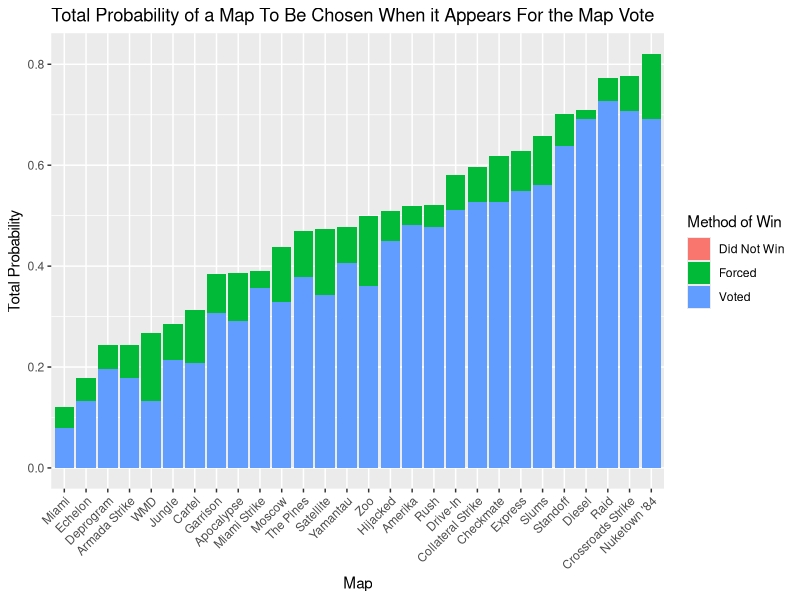
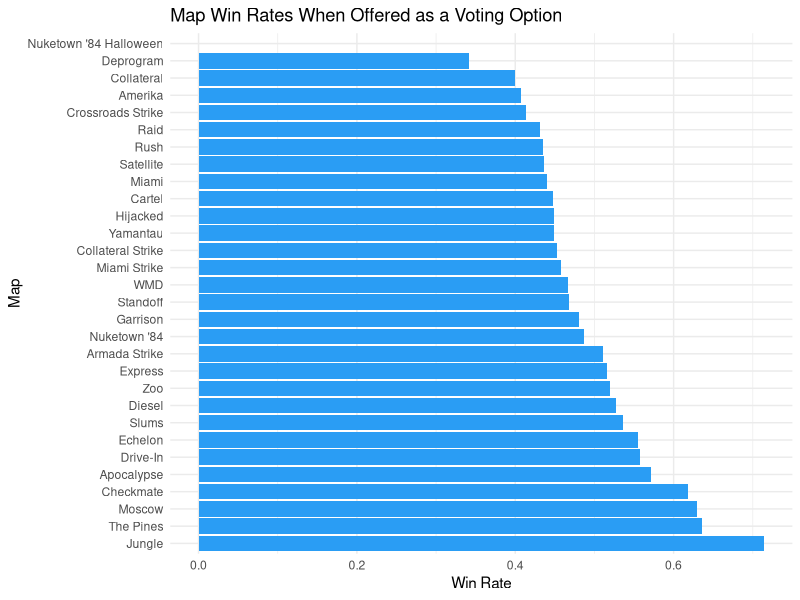
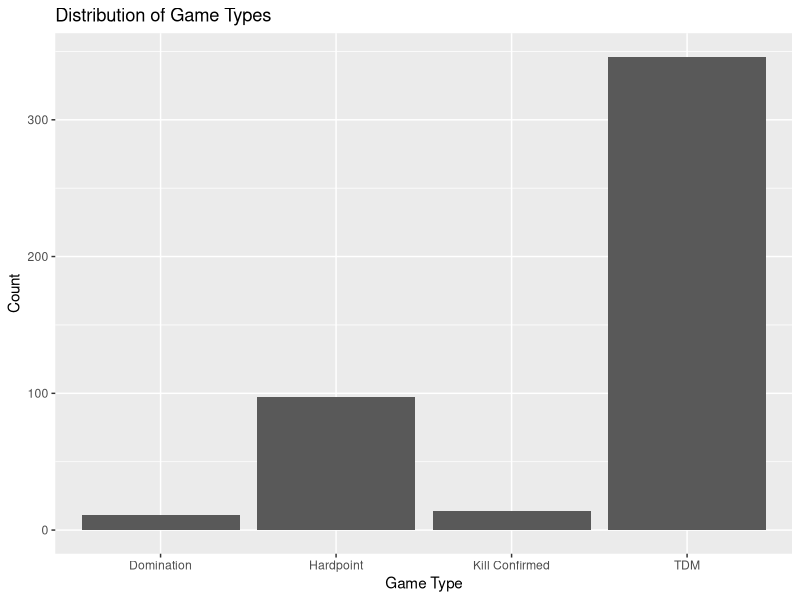
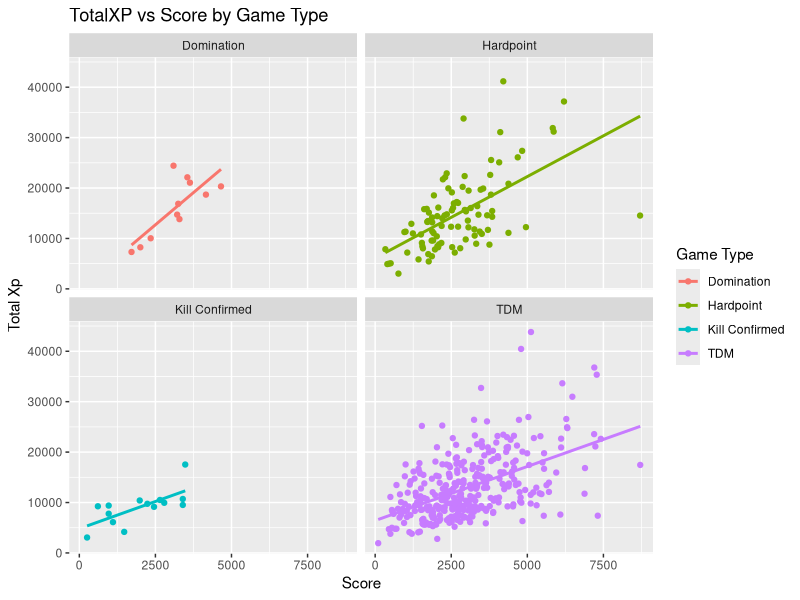
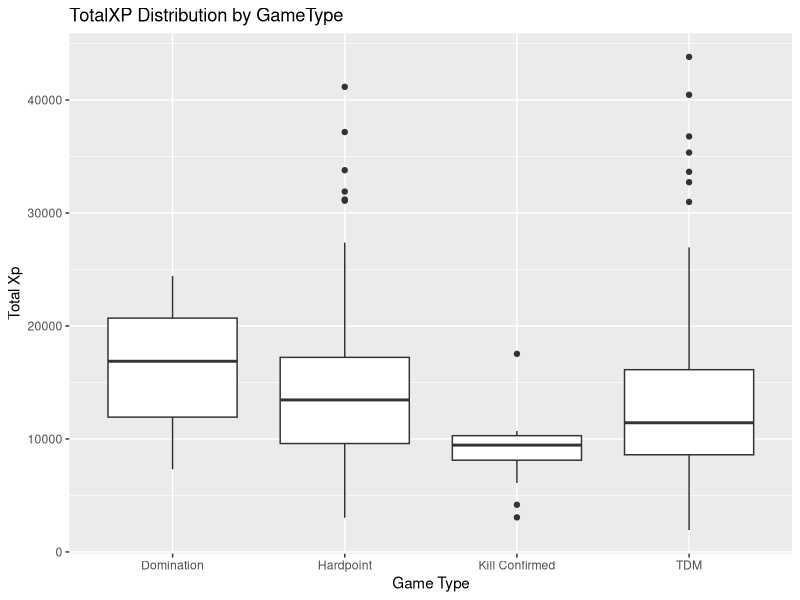

The R source for these figures, in order:
## ---- chunk 1
# clear env, load libraries and data
rm(list = ls())
library(tidyverse)
library(readr)
library(stringdist)
library(caret)
library(randomForest)
library(e1071)

cod_p1 <- read_csv('CODGames_p1_380.csv')
cod_p2 <- read_csv('CODGames_p2_380.csv')
gm_data <- read_csv('CODGameModes.csv')
map_data  <- read.csv('CODMaps.csv')

# we combine the results of player 1 and player 2 according to the instructions
# so first add a column to indicate which player it is in case it is used for the future problems
cod_p1$player = 1
cod_p2$player = 2

full_data <- rbind(cod_p1, cod_p2)

# lowercase column names.
# AI disclosure: We asked chatgpt 4o to modify the column names with regex
names(full_data) <- tolower(gsub("([a-z])([A-Z])", "\\1_\\2", names(full_data)))

## ---- chunk 2
# get a list of the clean names
clean_maps <- as.vector(unique(map_data$Name))

clean_data <- full_data %>%
  mutate(
    map1 = case_when(
      map1 %in% clean_maps ~ map1,
      map1 %in% c('Collateral', 'Collateral Streik', 'Collaterol Strike') ~ 'Collateral Strike',
      map1 == 'Deprogam' ~ 'Deprogram',
      map1 == 'Miami Stirke' ~ 'Miami Strike',
      map1 == 'Ruah' ~ 'Rush',
      map1 == 'Riad' ~ 'Raid',
      map1 == 'Drive-in' ~ 'Drive-In'
      ),
    map2 = case_when(
      map2 %in% clean_maps ~ map2,
      map2 %in% c('Miami Stirke', 'Miami Sstrike') ~ 'Miami Strike',
      map2 == 'yamantau' ~ 'Yamantau', 
      map2 == 'Collateral' ~ 'Collateral Strike',
      map2 == 'Amrada Strike' ~ 'Armada Strike',
      map2 == 'Drive-in' ~ 'Drive-In'
      ),
    choice = case_when(
      choice %in% clean_maps ~ choice,
      choice %in% c("APocalypse","Apocolypse") ~ 'Apocalypse',
      choice %in% c('Collateral', 'Collaterel Strike') ~ 'Collateral Strike',
      choice == 'Deisel' ~ 'Diesel',
      choice == 'Drive-in' ~ 'Drive-In',
      choice == 'Riad' ~ 'Raid'
    ),
    # notice there are 'X o Y' values for the map vote so use gsub to swap them
    map_vote = gsub(' o ', ' to ', map_vote),
    # clean the game type variable since it will be used in task 3
    game_type = case_when(
      game_type == 'HC - TDM' ~ 'TDM',
      game_type == 'HC - Kill Confirmed' ~ 'Kill Confirmed',
      game_type == 'HC - Hardpoint' ~ 'Hardpoint',
      game_type == 'HC - Domination' ~ 'Domination'
    )
  ) %>%
  # separate map vote column. The larget number is always written first 
  separate(map_vote, into = c('winning_map_vote', 'losing_map_vote'), sep = ' to ', extra = 'merge', convert = TRUE)

# make sure the name of every map is cleaned for all 3 map columns. (set diff is NA only for missing maps)
setdiff(clean_data$map1, map_data$Name)
setdiff(clean_data$map2, map_data$Name)
setdiff(clean_data$choice, map_data$Name)

## ---- chunk 3
map_vote_data <- clean_data %>%
  select(map1, map2, winning_map_vote, losing_map_vote, choice)
## ---- chunk 4
map_vote_data[489,]$choice <- map_vote_data[489,]$map1
## ---- chunk 5
# we filter here to show the few cases where this happens. in the next code chunk,
# we clean the data to a consistent format.
map_vote_data %>%
  filter(
    is.na(map1) & !is.na(map2) | is.na(map2) & !is.na(map1)
  )
## ---- chunk 6
map_vote_data <- map_vote_data %>%
  mutate(
    # since we only have a few specific cases, we can 'hard-code' them into 
    # the data wrangling
    map1 = if_else(map2 != choice, choice, map1),
    map2 = if_else(map1 != choice, choice, map2),
    choice = if_else(map2 == choice & is.na(map1), NA, choice)
  )

# start creating the dataframes that are used for this question
m1_stats <- map_vote_data %>%
  select(-map2) %>%
  subset(!is.na(map1)) %>%
  group_by(map1) %>%
  reframe(
    win = (map1 == choice),
    # there are 3 cases for the method: either a map lost, won by votes, or got forced to win because it was map1
    method = case_when(
    map1 != choice ~ 'Did Not Win',
    map1 == choice & winning_map_vote > losing_map_vote ~ 'Voted',
    map1 == choice & winning_map_vote == losing_map_vote ~ 'Forced'
    )
  ) %>%
  rename(
    map = map1
  )

m2_stats <- map_vote_data %>%
  select(-map1) %>%
  subset(!is.na(map2)) %>%
  group_by(map2) %>%
  reframe(
    win = map2 == choice,
    # there are 2 cases for map2: either it lost or it won by votes. it is never forced to be the map.
    method = case_when(
    map2 == choice & winning_map_vote > losing_map_vote ~ 'Voted',
    !(map2 == choice & winning_map_vote > losing_map_vote) ~ 'Did Not Win' # if it was not voted, then it did not win
    )
  ) %>%
  rename(
    map = map2
  )

map_stats <- rbind(m1_stats, m2_stats)

# make sure map_stats does not have any NA values, if so, figure out why
sum(is.na(m1_stats))
sum(is.na(m2_stats))
sum(is.na(map_stats))
## ---- chunk 7
map_probs <- map_stats %>%
  group_by(map) %>%
  mutate(
    times_chosen = n(),
    prob_win = win/times_chosen
  ) %>% 
  ungroup() %>%
  group_by(map, method) %>%
  summarize(
    total_prob = sum(prob_win)
  ) %>% 
  group_by(map) %>%
  mutate(
    total_sum = sum(total_prob)
    ) %>%
  ungroup() %>%
  mutate(map = reorder(map, total_sum))
map_probs
## ---- chunk 8
# making the plot
ggplot(map_probs, aes(x = map, y = total_prob, fill = method)) + 
  geom_bar(stat = 'identity') + 
  labs(
    x = 'Map', 
    y = 'Total Probability',
    fill = 'Method of Win',
    title = 'Total Probability of a Map To Be Chosen When it Appears For the Map Vote'
    ) + 
  theme(axis.text.x = element_text(angle = 45, hjust = 1))
## ---- chunk 9

games <- bind_rows(cod_p1, cod_p2)

# --- 2. Standardize and Clean Map Names ---
# Clean function: trim whitespace and correct spelling using string distance
clean_map <- function(name, reference_names) {
  name <- str_trim(name)
  if (is.na(name)) return(NA)
  match_index <- amatch(name, reference_names, maxDist = 2)
  if (!is.na(match_index)) return(reference_names[match_index])
  return(name)
}

# List of valid map names from CODMaps.csv
valid_maps <- unique(str_trim(map_data$Name))

# Clean all relevant map columns
games <- games %>%
  mutate(
    Map1 = sapply(Map1, clean_map, reference_names = valid_maps),
    Map2 = sapply(Map2, clean_map, reference_names = valid_maps),
    Choice = sapply(Choice, clean_map, reference_names = valid_maps),
    MapVote = sapply(MapVote, clean_map, reference_names = valid_maps)
  )

# --- 3. Filter to Only Games with Voting Info ---
# Keep rows where Map1 and Map2 are both non-missing (indicates vote occurred)
games_votes <- games %>%
  filter(!is.na(Map1) & !is.na(Map2))

# --- 4. Determine the Winner of Each Vote ---
# Count number of votes for Map1 and Map2
vote_counts <- games_votes %>%
  rowwise() %>%
  mutate(
    Map1_votes = sum(MapVote == Map1, na.rm = TRUE),
    Map2_votes = sum(MapVote == Map2, na.rm = TRUE),
    Winner = case_when(
      Map1_votes > Map2_votes ~ Map1,
      Map2_votes > Map1_votes ~ Map2,
      Map1_votes == Map2_votes ~ Map1  # tie breaker: Map1 wins
    )
  ) %>%
  ungroup()

# --- 5. Reshape for Aggregation ---
# Long format: 1 row per map per match
long_maps <- vote_counts %>%
  pivot_longer(cols = c(Map1, Map2), names_to = "MapSlot", values_to = "Map") %>%
  mutate(
    Won = Map == Winner
  )

# --- 6. Aggregate Statistics ---
# After cleaning and reshaping
long_maps <- long_maps %>%
  filter(!is.na(Map) & Map != "")


map_stats <- long_maps %>%
  group_by(Map) %>%
  summarise(
    Times_Offered = n(),
    Times_Won = sum(Won),
    Win_Rate = Times_Won / Times_Offered
  ) %>%
  arrange(desc(Win_Rate))

# --- 7. Visualization ---
ggplot(map_stats, aes(x = reorder(Map, -Win_Rate), y = Win_Rate)) +
  geom_col(fill = "#2a9df4") +
  coord_flip() +
  labs(
    title = "Map Win Rates When Offered as a Voting Option",
    x = "Map",
    y = "Win Rate"
  ) +
  theme_minimal()
## ---- chunk 10
sum(is.na(clean_data$game_type))
sum(is.na(clean_data$score))

no_na_clean <- 
  clean_data %>%
  filter(!is.na(game_type)) %>%
  filter(!is.na(score))
## ---- chunk 11
no_na_clean %>%
  group_by(game_type) %>%
  summarize(
    N = n(),
    mean_Score = mean(score),
    median_Score = median(score),
    mean_TotalXP = mean(total_xp),
    median_TotalXP = median(total_xp)
  )
## ---- chunk 12
# Distribution of GameType
ggplot(mapping = aes(x = game_type), data = no_na_clean) +
  geom_bar() +
  labs(title = "Distribution of Game Types", 
       x = "Game Type",
       y = "Count")
## ---- chunk 13
ggplot(mapping = aes(x = score, y = total_xp, color = game_type), data = no_na_clean) +
  geom_point() + 
  geom_smooth(method = lm, se = F) +
  facet_wrap(~ game_type) +
  labs(title = "TotalXP vs Score by Game Type", 
       x = "Score", 
       y = "Total Xp",
       color = "Game Type")
## ---- chunk 14
ggplot(mapping = aes(x = game_type, y = total_xp), data = no_na_clean) +
  geom_boxplot() +
  labs(title = "TotalXP Distribution by GameType",
       x = "Game Type",
       y = "Total Xp")
## ---- chunk 15
model3 <- lm(total_xp ~ score + game_type, data = no_na_clean)
summary(model3)
## ---- chunk 16
# Filter to Player 1 data and ensure relevant columns are clean
xp_class_data <- clean_data %>%
  filter(player == 1) %>%
  select(eliminations, score, damage, total_xp) %>%
  drop_na()

# Create a binary target: 1 if above median XP, 0 otherwise
median_xp <- median(xp_class_data$total_xp)
xp_class_data <- xp_class_data %>%
  mutate(high_xp = ifelse(total_xp > median_xp, 1, 0)) %>%
  select(-total_xp)

# Stratified split using caret
library(caret)
set.seed(42)
train_index <- createDataPartition(xp_class_data$high_xp, p = 0.8, list = FALSE)
train_set <- xp_class_data[train_index, ]
test_set <- xp_class_data[-train_index, ]

# --- Logistic Regression ---
log_model <- glm(high_xp ~ ., data = train_set, family = "binomial")
log_preds <- predict(log_model, test_set, type = "response")
log_class <- ifelse(log_preds > 0.5, 1, 0)
log_acc <- mean(log_class == test_set$high_xp)

# --- Random Forest ---
library(randomForest)
rf_model <- randomForest(as.factor(high_xp) ~ ., data = train_set)
rf_preds <- predict(rf_model, test_set)
rf_acc <- mean(rf_preds == test_set$high_xp)

# --- SVM ---
library(e1071)
svm_model <- svm(as.factor(high_xp) ~ ., data = train_set, kernel = "radial")
svm_preds <- predict(svm_model, test_set)
svm_acc <- mean(svm_preds == test_set$high_xp)

# Compare results
model_results <- tibble(
  Model = c("Logistic Regression", "Random Forest", "SVM"),
  Accuracy = c(log_acc, rf_acc, svm_acc)
)
model_results
